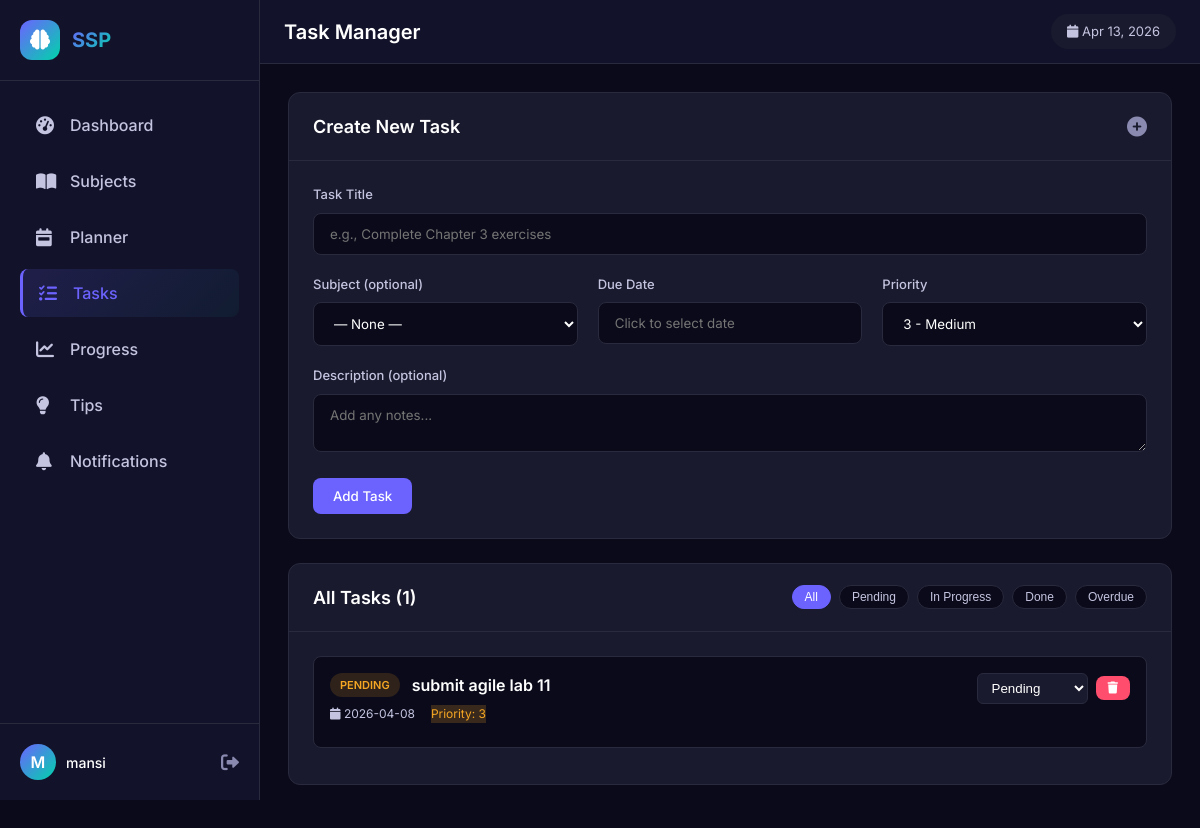
Page /tasks (signed in) on the committed database.
### tables this page shows
CREATE TABLE tasks (
            task_id        INTEGER PRIMARY KEY AUTOINCREMENT,
            user_id        INTEGER NOT NULL,
            subject_id     INTEGER,
            title          TEXT NOT NULL,
            description    TEXT,
            due_date       TEXT NOT NULL,
            status         TEXT DEFAULT 'PENDING'
                               CHECK(status IN ('PENDING','IN_PROGRESS','COMPLETED','SKIPPED','OVERDUE')),
            priority_score INTEGER DEFAULT 3,
            created_at     TEXT DEFAULT (datetime('now')),
            updated_at     TEXT DEFAULT (datetime('now')),
            FOREIGN KEY (user_id)    REFERENCES users(user_id)    ON DELETE CASCADE,
            FOREIGN KEY (subject_id) REFERENCES subjects(subject_id) ON DELETE SET NULL
        );

### app.py (the view, shortened to what this page needs)
@app.route('/tasks', methods=['GET', 'POST'])
@login_required
def tasks():
    uid = session['user_id']
    conn = get_db()
    task_list = conn.execute("""
        SELECT t.*, s.subject_name
        FROM tasks t LEFT JOIN subjects s ON t.subject_id = s.subject_id
        WHERE t.user_id=? ORDER BY
            CASE t.status
                WHEN 'PENDING' THEN 1
                WHEN 'IN_PROGRESS' THEN 2
                WHEN 'OVERDUE' THEN 3
                WHEN 'COMPLETED' THEN 4
                ELSE 5
            END,
            t.due_date ASC
    """, (uid,)).fetchall()
    subj_list = conn.execute("SELECT * FROM subjects WHERE user_id=?", (uid,)).fetchall()
    conn.close()
    return render_template('tasks.html', tasks=task_list, subjects=subj_list)

### app.py (called while the page is built)
def get_db():
    conn = sqlite3.connect(DB_PATH)
    conn.row_factory = sqlite3.Row
    conn.execute("PRAGMA foreign_keys = ON")
    return conn

@app.context_processor
def inject_globals():
    unread_count = 0
    if 'user_id' in session:
        try:
            conn = get_db()
            result = conn.execute(
                "SELECT COUNT(*) FROM notifications WHERE user_id = ? AND is_read = 0",
                (session['user_id'],)
            )
            unread_count = result.fetchone()[0]
            conn.close()
        except Exception as e:
            print(f"Error getting notifications: {e}")
    return {
        'now': datetime.now(),
        'today': date.today(),
        'enumerate': enumerate,
        'min': min,
        'max': max,
        'round': round,
        'unread_notifications': unread_count
    }

def login_required(f):
    @wraps(f)
    def decorated(*args, **kwargs):
        if 'user_id' not in session:
            return redirect(url_for('login'))
        return f(*args, **kwargs)
    return decorated

### templates/tasks.html (shortened to what this page needs)
{% extends 'base.html' %}
{% block page_title %}Task Manager{% endblock %}
{% block content %}
<div class="tasks-container">
    <div class="card">
        <div class="card-header">
            <h3>Create New Task</h3>
            <i class="fas fa-plus-circle"></i>
        </div>
        <div class="card-body">
            <form method="POST" class="task-form">
                <div class="form-group">
                    <label>Task Title</label>
                    <input type="text" name="title" placeholder="e.g., Complete Chapter 3 exercises" required>
                </div>
                <div class="form-row">
                    <div class="form-group">
                        <label>Subject (optional)</label>
                        <select name="subject_id">
                            <option value="">— None —</option>
                        </select>
                    </div>
                    <div class="form-group">
                        <label>Due Date</label>
                        <input type="date" name="due_date" required>
                    </div>
                    <div class="form-group">
                        <label>Priority</label>
                        <select name="priority_score">
                            <option value="3" selected>3 - Medium</option>
                        </select>
                    </div>
                </div>
                <div class="form-group">
                    <label>Description (optional)</label>
                    <textarea name="description" rows="2" placeholder="Add any notes..."></textarea>
                </div>
                <button type="submit" class="btn btn-primary">Add Task</button>
            </form>
        </div>
    </div>
    <div class="card">
        <div class="card-header">
            <h3>All Tasks ({{ tasks|length }})</h3>
            <div class="task-filters">
                <button class="filter-btn active" data-filter="all">All</button>
                <button class="filter-btn" data-filter="PENDING">Pending</button>
                <button class="filter-btn" data-filter="IN_PROGRESS">In Progress</button>
                <button class="filter-btn" data-filter="COMPLETED">Done</button>
                <button class="filter-btn" data-filter="OVERDUE">Overdue</button>
            </div>
        </div>
        <div class="card-body">
            {% if tasks %}
                <div class="tasks-list" id="taskList">
                    {% for task in tasks %}
                    <div class="task-card" data-status="{{ task.status }}">
                        <div class="task-main">
                            <div class="task-title-section">
                                <span class="task-status-badge status-{{ task.status.lower() }}">{{ task.status }}</span>
                                <span class="task-title-text">{{ task.title }}</span>
                            </div>
                            <div class="task-meta">
                                <span class="task-due"><i class="fas fa-calendar"></i> {{ task.due_date }}</span>
                                <span class="task-priority priority-{{ task.priority_score }}">Priority: {{ task.priority_score }}</span>
                            </div>
                        </div>
                        <div class="task-actions">
                            <form method="POST" action="{{ url_for('update_task_status', tid=task.task_id) }}" class="status-form">
                                <select name="status" onchange="this.form.submit()" class="status-select">
                                    <option value="PENDING" {% if task.status=='PENDING' %}selected{% endif %}>Pending</option>
                                </select>
                            </form>
                            <a href="{{ url_for('delete_task', tid=task.task_id) }}" class="btn btn-danger btn-sm" onclick="return confirm('Delete this task?')">
                                <i class="fas fa-trash"></i>
                            </a>
                        </div>
                    </div>
                    {% endfor %}
                </div>
            {% else %}
                <div class="empty-state">
                    <i class="fas fa-clipboard-list"></i>
                    <p>No tasks yet. Create your first task above!</p>
                </div>
            {% endif %}
        </div>
    </div>
</div>
{% endblock %}

### static/css/style.css (style rules this page uses)
:root { --bg-primary: #0a0a1a; --bg-secondary: #12122a; --bg-card: #1a1a2e; --bg-hover: #22223b; --border: #2a2a3e; --accent-primary: #6c63ff; --accent-secondary: #00d4aa; --accent-danger: #ff4d6d; --accent-warning: #f5a623; --accent-success: #22d3a0; --text-primary: #ffffff; --text-secondary: #c4c4e0; --text-muted: #8a8ab0; --sidebar-width: 260px; --header-height: 64px; --border-radius: 12px; --border-radius-sm: 8px; --transition: all 0.3s ease; }
* { margin: 0; padding: 0; box-sizing: border-box; }
body { font-family: 'Inter', sans-serif; background: var(--bg-primary); color: var(--text-primary); line-height: 1.5; overflow-x: hidden; }
.form-group { margin-bottom: 20px; }
.form-group label { display: block; margin-bottom: 8px; font-size: 13px; font-weight: 500; color: var(--text-secondary); }
.form-group input, .form-group select, .form-group textarea { width: 100%; padding: 12px 16px; background: var(--bg-primary); border: 1px solid var(--border); border-radius: var(--border-radius-sm); color: var(--text-primary); font-family: inherit; transition: var(--transition); }
.form-row { display: grid; grid-template-columns: repeat(auto-fit, minmax(200px, 1fr)); gap: 20px; }
.btn { display: inline-flex; align-items: center; gap: 8px; padding: 10px 20px; border-radius: var(--border-radius-sm); font-weight: 500; text-decoration: none; transition: var(--transition); cursor: pointer; border: none; font-family: inherit; }
.btn-primary { background: var(--accent-primary); color: white; }
.btn-danger { background: var(--accent-danger); color: white; }
.btn-sm { padding: 6px 12px; font-size: 12px; }
.card { background: var(--bg-card); border: 1px solid var(--border); border-radius: var(--border-radius); margin-bottom: 24px; overflow: hidden; }
.card-header { padding: 20px 24px; border-bottom: 1px solid var(--border); display: flex; justify-content: space-between; align-items: center; }
.card-header h3 { font-size: 18px; font-weight: 600; color: var(--text-primary); }
.card-header i { font-size: 20px; color: var(--text-muted); }
.card-body { padding: 24px; }
.task-card { background: var(--bg-primary); border: 1px solid var(--border); border-radius: var(--border-radius-sm); padding: 16px; margin-bottom: 12px; display: flex; justify-content: space-between; align-items: flex-start; transition: var(--transition); }
.task-main { flex: 1; }
.task-title-section { display: flex; align-items: center; gap: 12px; margin-bottom: 8px; flex-wrap: wrap; }
.task-status-badge { padding: 4px 10px; border-radius: 20px; font-size: 11px; font-weight: 600; }
.status-pending { background: rgba(245, 166, 35, 0.15); color: var(--accent-warning); }
.task-title-text { font-weight: 600; color: var(--text-primary); }
.task-meta { display: flex; gap: 16px; font-size: 12px; color: var(--text-secondary); margin-bottom: 8px; flex-wrap: wrap; }
.task-actions { display: flex; gap: 8px; align-items: center; }
.status-select { padding: 6px 10px; background: var(--bg-card); border: 1px solid var(--border); border-radius: 6px; color: var(--text-primary); cursor: pointer; }
.priority-3 { background: rgba(245, 166, 35, 0.2); color: var(--accent-warning); }
.task-filters { display: flex; gap: 8px; flex-wrap: wrap; }
.filter-btn { padding: 4px 12px; background: var(--bg-primary); border: 1px solid var(--border); border-radius: 20px; font-size: 12px; cursor: pointer; transition: var(--transition); color: var(--text-secondary); }
.filter-btn.active, .filter-btn:hover { background: var(--accent-primary); border-color: var(--accent-primary); color: white; }
select option { background: var(--bg-card); color: var(--text-primary); }
a { color: var(--accent-primary); text-decoration: none; }
h1, h2, h3, h4, h5, h6 { color: var(--text-primary); }

### rows in the picture
tasks: status "PENDING", title "submit agile lab 11", due_date "2026-04-08", priority_score "3", status "Pending"

### other values in the picture
{{ session.user_name[0]|upper }} "M"
{{ session.user_name }} "mansi"
{{ tasks|length }} "1"
